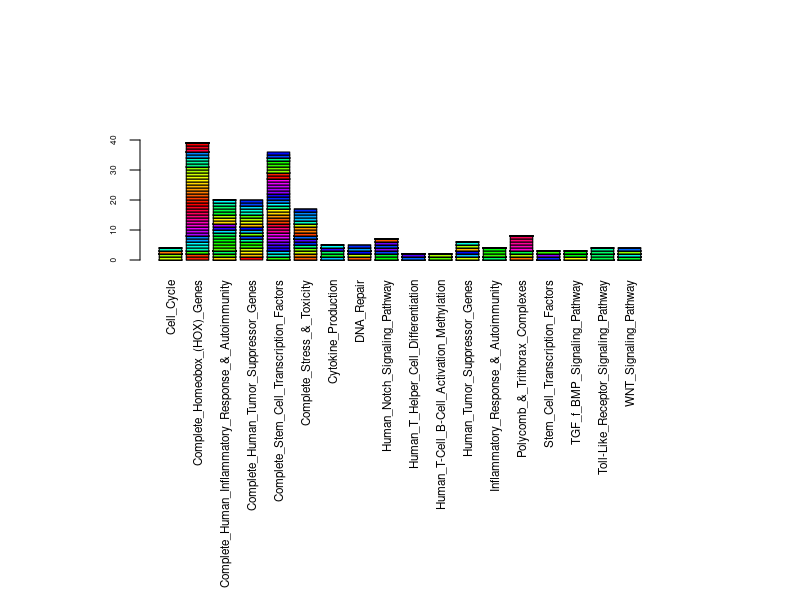

The R script that drew this image:
setwd("collected_pathways/")

knock_edit = read.csv("knock_TSS_change_edit_for_latex.csv")
parent_edit = read.csv("parent_TSS_change_edit_for_latex.csv")
x = as.data.frame(table(knock_edit$pathway))
y = as.data.frame(table(parent_edit$pathway))

#png(filename="knock.png",width=1500,height=1500,res=350)
pdf(file="knock.pdf")
par(mar = c(17,7,7,7))
barplot(table(knock_edit$name,knock_edit$pathway),col=rainbow(50),ylim = c(0,40),names.arg=x$Var1,cex.names=0.7,las = 3,cex.axis=0.5)
dev.off()

